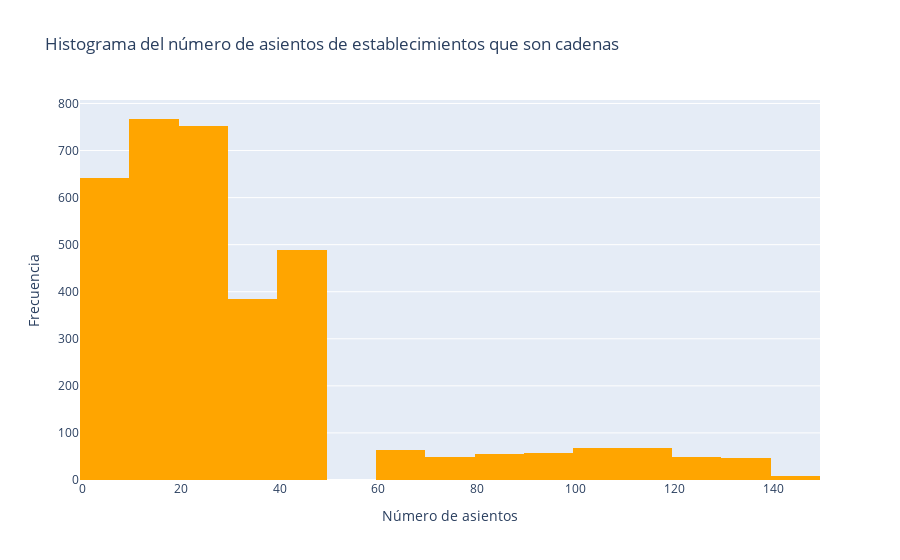

Notebook cell for this chart:
### Markdown cell above
El histograma que proporcionas muestra la distribución de un conjunto de datos que parecen representar el número de asientos en distintos restaurantes. A continuación, algunos puntos clave del análisis:

1. **Distribución Sesgada a la Derecha**: 
   La mayoría de los restaurantes parecen tener menos de 50 asientos, ya que la densidad es mayor entre 0 y 50. Sin embargo, hay un grupo reducido de restaurantes con más asientos, ya que se observan valores hasta alrededor de 150, aunque la frecuencia es mucho menor.

2. **Moda**: 
   El pico más alto está alrededor de los 20-30 asientos. Esto indica que la mayoría de los restaurantes en el conjunto de datos tienden a tener este número de asientos.

3. **Cola Larga**: 
   Se observa una cola en la parte derecha del histograma, lo que sugiere que aunque hay pocos restaurantes con un número de asientos más alto (por encima de 75), algunos alcanzan hasta aproximadamente 150 asientos.

4. **Posible Presencia de Outliers**: 
   En la zona de asientos superiores a 100, puede haber algunos valores atípicos o restaurantes mucho más grandes, pero la frecuencia es muy baja.

5. **Rango de Datos**:
   Los datos parecen estar distribuidos entre aproximadamente 0 y 150 asientos, pero con una gran concentración de restaurantes en los primeros 50 asientos.

Este gráfico muestra una distribución típica en sectores como la restauración, donde muchos restaurantes tienden a ser pequeños o medianos, con unos pocos establecimientos mucho más grandes que cuentan con más asientos.

### Code cell
fig = px.histogram(chain, x='number',  title='Histograma del número de asientos de establecimientos que son cadenas', color_discrete_sequence=['orange'], nbins= 20)
fig.update_layout(
    legend_title_text='Es cadena?', 
    yaxis_title='Frecuencia',  # Etiqueta del eje X
    xaxis_title='Número de asientos'  # Etiqueta del eje Y
    )
fig.show()

### Figure 1 — Plotly figure (JSON) as saved in the notebook; plotly's stock layout.template omitted (floating-point values rounded to 4 significant figures; data arrays with more than 128 entries replaced by an {"elided": "..."} marker saying what was removed)
{"data": [{"alignmentgroup": "True", "bingroup": "x", "hovertemplate": "number=%{x}<br>count=%{y}<extra></extra>", "legendgroup": "", "marker": {"color": "orange", "pattern": {"shape": ""}}, "name": "", "nbinsx": 20, "offsetgroup": "", "orientation": "v", "showlegend": false, "type": "histogram", "x": {"elided": "3497 int values"}, "xaxis": "x", "yaxis": "y"}], "layout": {"barmode": "relative", "legend": {"title": {"text": "Es cadena?"}, "tracegroupgap": 0}, "title": {"text": "Histograma del número de asientos de establecimientos que son cadenas"}, "xaxis": {"anchor": "y", "domain": [0, 1], "title": {"text": "Número de asientos"}}, "yaxis": {"anchor": "x", "domain": [0, 1], "title": {"text": "Frecuencia"}}}}
